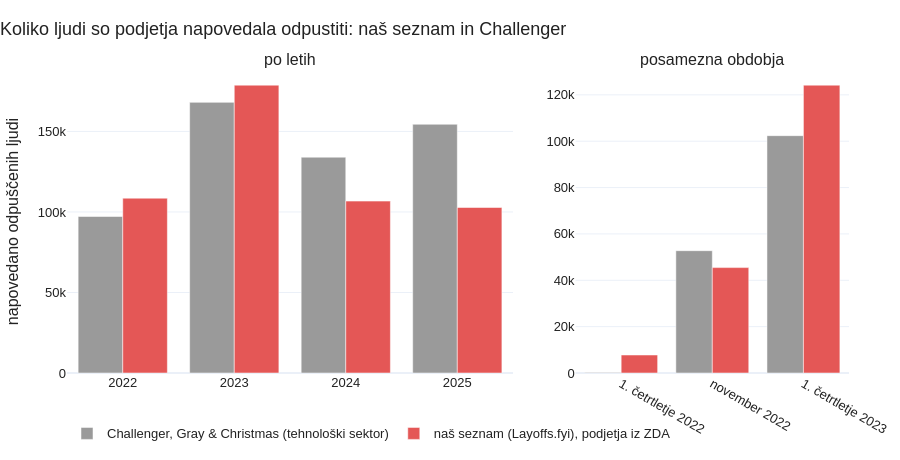

The cell this chart's notebook holds for it:
### Markdown cell above
## 1. Koliko ljudi? Naš seznam ob neodvisnem štetju

Naše številke odpuščenih ljudi prihajajo iz zbirke novic. Ali neodvisno štetje (Challenger, Gray & Christmas, na katerem temelji tudi študija Federal Reserve) pokaže podobno sliko?

### Code cell
if "9a_challenger" in items:
    show("9a_challenger")

### Figure 1 — Plotly figure (JSON) as saved in the notebook; plotly's stock layout.template omitted (floating-point values rounded to 4 significant figures)
{"data": [{"customdata": [["97.171", ""], ["168.032", ""], ["133.988", ""], ["154.445", ""]], "hovertemplate": "%{x}: %{customdata[0]} ljudi<br>%{customdata[1]}<extra>Challenger, Gray & Christmas (tehnološki sektor)</extra>", "legendgroup": "challenger", "marker": {"color": "#9A9A9A"}, "name": "Challenger, Gray & Christmas (tehnološki sektor)", "showlegend": true, "type": "bar", "x": ["2022", "2023", "2024", "2025"], "xaxis": "x", "y": [97171, 168032, 133988, 154445], "yaxis": "y"}, {"customdata": [["108.546", "64 % napovedi s številom"], ["178.725", "59 % napovedi s številom"], ["106.727", "58 % napovedi s številom"], ["102.756", "69 % napovedi s številom"]], "hovertemplate": "%{x}: %{customdata[0]} ljudi<br>%{customdata[1]}<extra>naš seznam (Layoffs.fyi), podjetja iz ZDA</extra>", "legendgroup": "tracker_us", "marker": {"color": "#E45756"}, "name": "naš seznam (Layoffs.fyi), podjetja iz ZDA", "showlegend": true, "type": "bar", "x": ["2022", "2023", "2024", "2025"], "xaxis": "x", "y": [108500.0, 178700.0, 106700.0, 102800.0], "yaxis": "y"}, {"customdata": [["267", ""], ["52.771", ""], ["102.391", ""]], "hovertemplate": "%{x}: %{customdata[0]} ljudi<br>%{customdata[1]}<extra>Challenger, Gray & Christmas (tehnološki sektor)</extra>", "legendgroup": "challenger", "marker": {"color": "#9A9A9A"}, "name": "Challenger, Gray & Christmas (tehnološki sektor)", "showlegend": false, "type": "bar", "x": ["1. četrtletje 2022", "november 2022", "1. četrtletje 2023"], "xaxis": "x2", "y": [267, 52771, 102391], "yaxis": "y2"}, {"customdata": [["7.762", "71 % napovedi s številom"], ["45.476", "58 % napovedi s številom"], ["124.185", "63 % napovedi s številom"]], "hovertemplate": "%{x}: %{customdata[0]} ljudi<br>%{customdata[1]}<extra>naš seznam (Layoffs.fyi), podjetja iz ZDA</extra>", "legendgroup": "tracker_us", "marker": {"color": "#E45756"}, "name": "naš seznam (Layoffs.fyi), podjetja iz ZDA", "showlegend": false, "type": "bar", "x": ["1. četrtletje 2022", "november 2022", "1. četrtletje 2023"], "xaxis": "x2", "y": [7762.0, 45480.0, 124200.0], "yaxis": "y2"}], "layout": {"annotations": [{"font": {"size": 16}, "showarrow": false, "text": "po letih", "x": 0.2852, "xanchor": "center", "xref": "paper", "y": 1, "yanchor": "bottom", "yref": "paper"}, {"font": {"size": 16}, "showarrow": false, "text": "posamezna obdobja", "x": 0.8252, "xanchor": "center", "xref": "paper", "y": 1, "yanchor": "bottom", "yref": "paper"}], "barmode": "group", "colorway": ["#4C78A8", "#F58518", "#E45756", "#72B7B2", "#54A24B", "#EECA3B", "#B279A2", "#FF9DA6", "#9D755D", "#BAB0AC"], "font": {"color": "#222222", "family": "Arial, Helvetica, sans-serif", "size": 13}, "height": 460, "hoverlabel": {"namelength": -1}, "legend": {"orientation": "h", "x": 0, "y": -0.15, "yanchor": "top"}, "margin": {"b": 60, "l": 60, "r": 30, "t": 70}, "separators": ",.", "title": {"text": "Koliko ljudi so podjetja napovedala odpustiti: naš seznam in Challenger", "x": 0, "xanchor": "left"}, "xaxis": {"anchor": "y", "domain": [0, 0.5704], "type": "category"}, "xaxis2": {"anchor": "y2", "domain": [0.6504, 1], "type": "category"}, "yaxis": {"anchor": "x", "domain": [0, 1], "title": {"text": "napovedano odpuščenih ljudi"}}, "yaxis2": {"anchor": "x2", "domain": [0, 1]}}}
